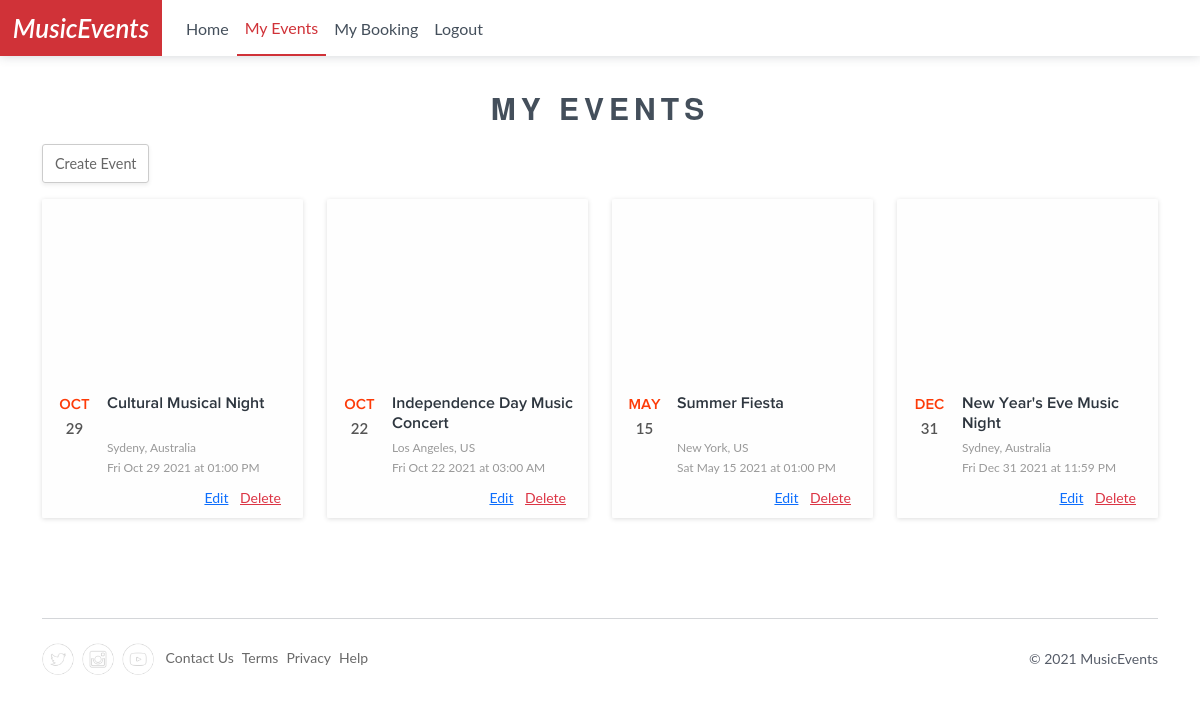
Screenshot of /my-events (signed in) with the database file from the repository.
### db/models.py (models this page shows)
class Event(db.Model):
    id = db.Column(db.Integer, primary_key=True)
    user_id = db.Column(db.Integer, db.ForeignKey('usertable.id'))
    user = db.relationship('User')
    category_id = db.Column(db.Integer, db.ForeignKey('category.id'))
    category = db.relationship('Category')
    title = db.Column(db.String(256))
    description = db.Column(db.Text())
    price = db.Column(db.Float())
    date_time = db.Column(db.DateTime())
    status = db.Column(db.String(50))
    image_link = db.Column(db.String(256))
    total_tickets = db.Column(db.Integer())
    location = db.Column(db.String(256))

### main.py (the view)
@app.route("/my-events")
def my_events():
    if not session.get("logged_in"):
        return redirect("/login/")
    user_id = session.get("user_id")
    events = Event.query.filter_by(user_id=user_id) \
        .order_by(Event.id.desc()) \
        .all()
    return render_template('my-events.html', events=events)

### main.py (called while the page is built)
@app.template_filter('month_name')
def month_name(month_number):
    return calendar.month_abbr[month_number]

@app.template_filter('str_date')
def str_date(datetime_obj):
    return datetime_obj.strftime("%a %b %d %Y at %I:%M %p")

### templates/my-events.html (shortened to what this page needs)
{% extends "base.html" %}
{% block body %}
{% include "navbar.html" %}
<section class="container-lg mt-3">
  <div class="Header">
    <h3 class="text-center">My Events</h3>
  </div>
  <div class="">
    <a class="Button Button__Outline shadow-sm fw-normal" href="/create-event">Create Event</a>
  </div>
  <div class="row row-cols-2 row-cols-md-3 row-cols-xl-4 g-4">
    {% for event in events %}
    <div class="col">
      <div class="Card Item" data-eid="{{ event.id }}">
        <div class="Card__Image" alt="..."
          style="background-size: cover; background-image: url({{ event.image_link }});"></div>
        <div class="Card__Body">
          <div class="Meta__Left">
            <span class="UpMonth">{{ event.date_time.date().month|month_name }}</span>
            <span class="UpDay">{{ event.date_time.date().day }}</span>
          </div>
          <div class="Meta__Right">
            <h6 class="Card__Title">{{ event.title }}</h6>
            <div class="Meta__Info">{{ event.location }}</div>
            <div class="Meta__Info">
              <span>{{ event.date_time|str_date }}</span>
            </div>
            <div class="text-end px-2 pt-2">
              <a href="/update-event/{{ event.id }}" class="mx-1 text-primary">Edit</a>
              <a href="/delete-event/{{ event.id }}" class="mx-1 text-danger">Delete</a>
            </div>
          </div>
        </div>
      </div>
    </div>
    {% endfor %}
  </div>
</section>
{% endblock body %}

### static/css/main.css (style rules this page uses)
body { margin: 0; font-family: Lato, Helvetica Neue, Helvetica, Roboto, Arial, sans-serif; font-size: 14px; line-height: 20px; color: #565c68; font-weight: 400; min-height: 100vh; }
h1, h2, h3, h4, h5, h6 { font-family: "Helvetica Neue", Helvetica, Arial, sans-serif; font-weight: 700; line-height: 20px; color: #2e363f; text-rendering: optimizelegibility; }
h1, h2, h3 { line-height: 36px; }
.Header { text-align: center; padding: 18px 0; position: relative; }
.Header h3 { text-transform: uppercase; font-weight: 700; letter-spacing: 5px; margin: 0; font-size: 1.875rem; color: rgb(68, 79, 91); }
.Button { outline: none; font-weight: 700; display: inline-block; text-align: center; line-height: 1; cursor: pointer; -webkit-appearance: none; transition: background-color 0.25s ease-out, color 0.25s ease-out; vertical-align: middle; border: 1px solid transparent; border-radius: 3px; padding: 0.75rem 0.75rem 0.6875rem; margin: 0 0 1rem; font-size: 0.9rem; background-color: #d03238; color: #fefefe; box-shadow: 0 1px 2px rgb(0 0 0 / 15%); text-decoration: none; }
.Button__Outline { box-shadow: none; border: 1px solid #ccc; background-color: transparent; color: #666; }
.Item { box-shadow: 0 1px 5px #ddd; cursor: pointer; border-radius: 2px !important; overflow: hidden; border-width: 0px; position: relative; background-color: #fefefe; }
.Card__Image { height: 175px; }
.Item .Card__Title { font-size: 16px; white-space: normal; color: #2e363f; width: 100%; margin-bottom: 5px; font-family: "pn-semibold"; line-height: 20px; height: 40px; display: -webkit-box; -webkit-line-clamp: 2; -webkit-box-orient: vertical; overflow: hidden; text-overflow: ellipsis; overflow-wrap: break-word; }
.Item .Card__Body { padding: 20px 10px 10px; min-height: 100px; display: flex; background-color: #fefefe; }
.Item .Meta__Left { min-width: 45px; width: auto; max-width: 20%; line-height: 1.5; text-align: center; }
.Item .Meta__Right { flex: 1; line-height: 1.5; padding-left: 10px; }
.Item .Meta__Left > .UpMonth { color: #fd3b08; text-transform: uppercase; display: block; font-weight: 600; font-size: 15px; width: 100%; font-family: "pn-semibold"; }
.Item .Meta__Left > .UpDay { color: #555; display: block; font-weight: 600; font-size: 15px; width: 100%; }
.Item .Meta__Info { font-size: 12px; color: #999; line-height: 1.5; margin: 2px 0; }

### rows the page displays
Event: date_time|month_name "OCT", date_time "29", title "Cultural Musical Night", location "Sydeny, Australia", date_time|str_date "Fri Oct 29 2021 at 01:00 PM"
Event: date_time|month_name "OCT", date_time "22", title "Independence Day Music Concert", location "Los Angeles, US", date_time|str_date "Fri Oct 22 2021 at 03:00 AM"
Event: date_time|month_name "MAY", date_time "15", title "Summer Fiesta", location "New York, US", date_time|str_date "Sat May 15 2021 at 01:00 PM"
Event: date_time|month_name "DEC", date_time "31", title "New Year's Eve Music Night", location "Sydney, Australia", date_time|str_date "Fri Dec 31 2021 at 11:59 PM"
